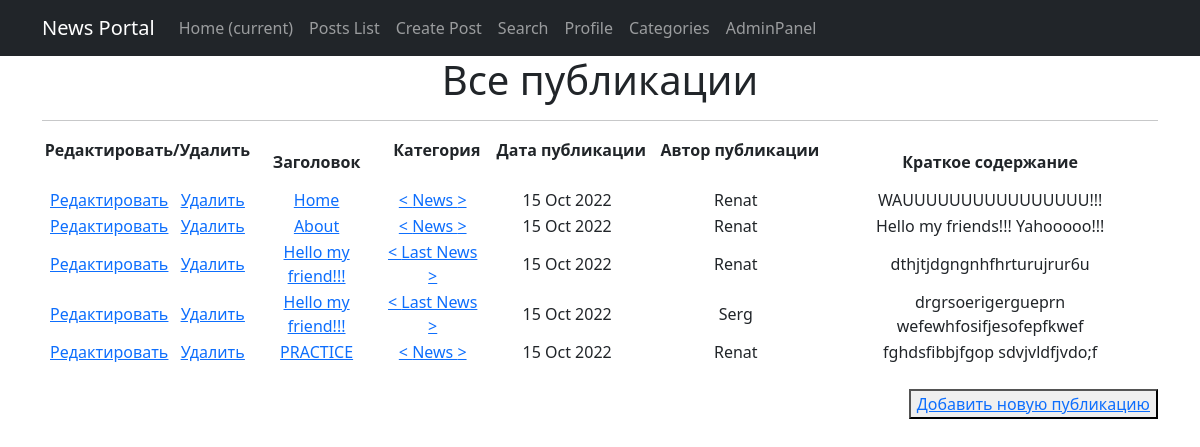
/posts/, run on the app's committed database.
### news/models.py (models this page shows, shortened)
class Post(models.Model):
    article = 'AR'
    news = 'NW'
    kind = [
        (article, 'Статья'),
        (news, 'Новость')
    ]
    author = models.ForeignKey(Author, on_delete=models.CASCADE)
    view = models.CharField(max_length=2, choices=kind, default=article)
    time_of_creation = models.DateTimeField(auto_now_add=True)
    post_category = models.ForeignKey(Category, on_delete=models.CASCADE, verbose_name='Категория(category)')
    title = models.CharField(max_length=128)
    text = models.TextField()
    post_rating = models.IntegerField(default=0)
    class Meta:
        verbose_name = 'Публикация'
        verbose_name_plural = 'Публикации'

class Category(models.Model):
    name = models.CharField(max_length=64, unique=True)
    subscribers = models.ManyToManyField(User, through='CategorySubscribers')
    class Meta:
        verbose_name = 'Категория'
        verbose_name_plural = 'Категории'
    def __str__(self):
        return f'{self.name}'

class Author(models.Model):
    author_user = models.OneToOneField(User, on_delete=models.CASCADE)
    author_rating = models.IntegerField(default=0)
    class Meta:
        verbose_name = 'Автор'
        verbose_name_plural = 'Авторы'
    def __str__(self):
        return f'{self.author_user}'

### news/views.py (the view)
# urls.py: path('', cache_page(60)(PostList.as_view()), name='posts'),  # т. к. сам по себе это класс,
class PostList(ListView):
    model = Post
    template_name = 'news/posts.html'
    context_object_name = 'posts'
    ordering = ['-id']  # задаем последовательность отображения по id
    paginate_by = 10  # задаем кол-во отображаемых объектов на странице

### news/templatetags/custom_filters.py (called while the page is built)
@register.filter(name='censor')
def censor(value):
    censor_list = ['мат']
    text = value.split()
    for word in text:
        if word.lower() in censor_list:
            value = value.replace(word, '[CENSORED]')
    return value

### templates/news/posts.html (shortened to what this page needs)
{% extends 'default.html' %}
{% load custom_filters %}
{% block content %}
  <h1>Все публикации</h1>
  <hr>
  {% if posts %}
      <table>
          <tr>
              <td>
                  <b> Редактировать/Удалить &nbsp  </b>
              </td>
              <td>
                  <b> &nbsp Заголовок &nbsp </b>
              </td>
              <td>
                  <b> &nbsp Категория &nbsp </b>
              </td>
              <td>
                  <b> &nbsp Дата публикации &nbsp </b>
              </td>
              <td>
                  <b> &nbsp Автор публикации &nbsp </b>
              </td>
              <td>
                  <b> &nbsp Краткое содержание &nbsp </b>
              </td>
          </tr>
      {% for post in posts %}
          <tr>
              <td>
                  <a href="{% url 'post_update' post.id %}"><u>Редактировать</u></a>  &nbsp
                  <a href="{% url 'post_delete' post.id %}"><u>Удалить</u></a>
              </td>
              <td>
                  <a href="{% url 'post_detail' post.id %}">{{ post.title|censor }}</a>
              </td>
              <td>
                  <a href="{% url 'category_subscription' post.post_category.id %}"> < {{ post.post_category }} > </a>
              </td>
              <td>
                  {{ post.time_of_creation|date:'d M Y'}}
              </td>
              <td>
                  {{ post.author }}
              </td>
              <td>
                  {{ post.text|truncatechars:50|censor }}
              </td>
          </tr>
      {% endfor %}
      </table>
      <br>
      <p align="right">
          <button><a href="{% url 'post_add' %}">Добавить новую публикацию</a></button> <br>
      </p>
  {% else %}
      <h2>Публикаций нет!</h2>
  {% endif %}
{% endblock content %}

### templates/default.html (shortened to what this page needs)
<!DOCTYPE html>
<html lang="en">
    <head>
        {% load static %}
        {% load cache %}
        <link href="{% static 'css/styles.css'%}" rel="stylesheet" />
    </head>
    <body>
        {% cache 60 navbar %}
        <nav class="navbar navbar-expand-lg navbar-dark bg-dark static-top">
            <div class="container">
                <a class="navbar-brand" href="#">News Portal</a>
                <div class="collapse navbar-collapse" id="navbarResponsive">
                    <ul class="navbar-nav ml-auto">
                        <li class="nav-item active">
                            <a class="nav-link" href="/">Home
                                <span class="sr-only">(current)</span>
                            </a>
                        </li>
                        <li class="nav-item">
                            <a class="nav-link" href="/posts/">Posts List</a>
                        </li>
                        <li class="nav-item">
                            <a class="nav-link" href="/posts/add/">Create Post</a>
                        </li>
                        <li class="nav-item">
                            <a class="nav-link" href="/posts/search/">Search</a>
                        </li>
                        <li class="nav-item">
                            <a class="nav-link" href="/account/profile/">Profile</a>
                        </li>
                        <li class="nav-item">
                            <a class="nav-link" href="/posts/categories/">Categories</a>
                        </li>
                        <li class="nav-item">
                            <a class="nav-link" href="http://127.0.0.1:8000/admin">AdminPanel</a>
                        </li>
                    </ul>
                </div>
            </div>
        </nav>
        {% endcache %}
        <div class="container">
            <div class="row">
                <div class="col-lg-12 text-center">
                    {% block content %}{% endblock content %}
                </div>
            </div>
        </div>
    </body>
</html>

### data on the page
Post: title|censor "Home", post_category "News", time_of_creation "15 Oct 2022", author "Renat", text|censor "WAUUUUUUUUUUUUUUUU!!!"
Post: title|censor "About", post_category "News", time_of_creation "15 Oct 2022", author "Renat", text|censor "Hello my friends!!! Yahooooo!!!"
Post: title|censor "Hello my friend!!!", post_category "Last News", time_of_creation "15 Oct 2022", author "Renat", text|censor "dthjtjdgngnhfhrturujrur6u"
Post: title|censor "Hello my friend!!!", post_category "Last News", time_of_creation "15 Oct 2022", author "Serg", text|censor "drgrsoerigergueprn wefewhfosifjesofepfkwef"
Post: title|censor "PRACTICE", post_category "News", time_of_creation "15 Oct 2022", author "Renat", text|censor "fghdsfibbjfgop sdvjvldfjvdo;f"
